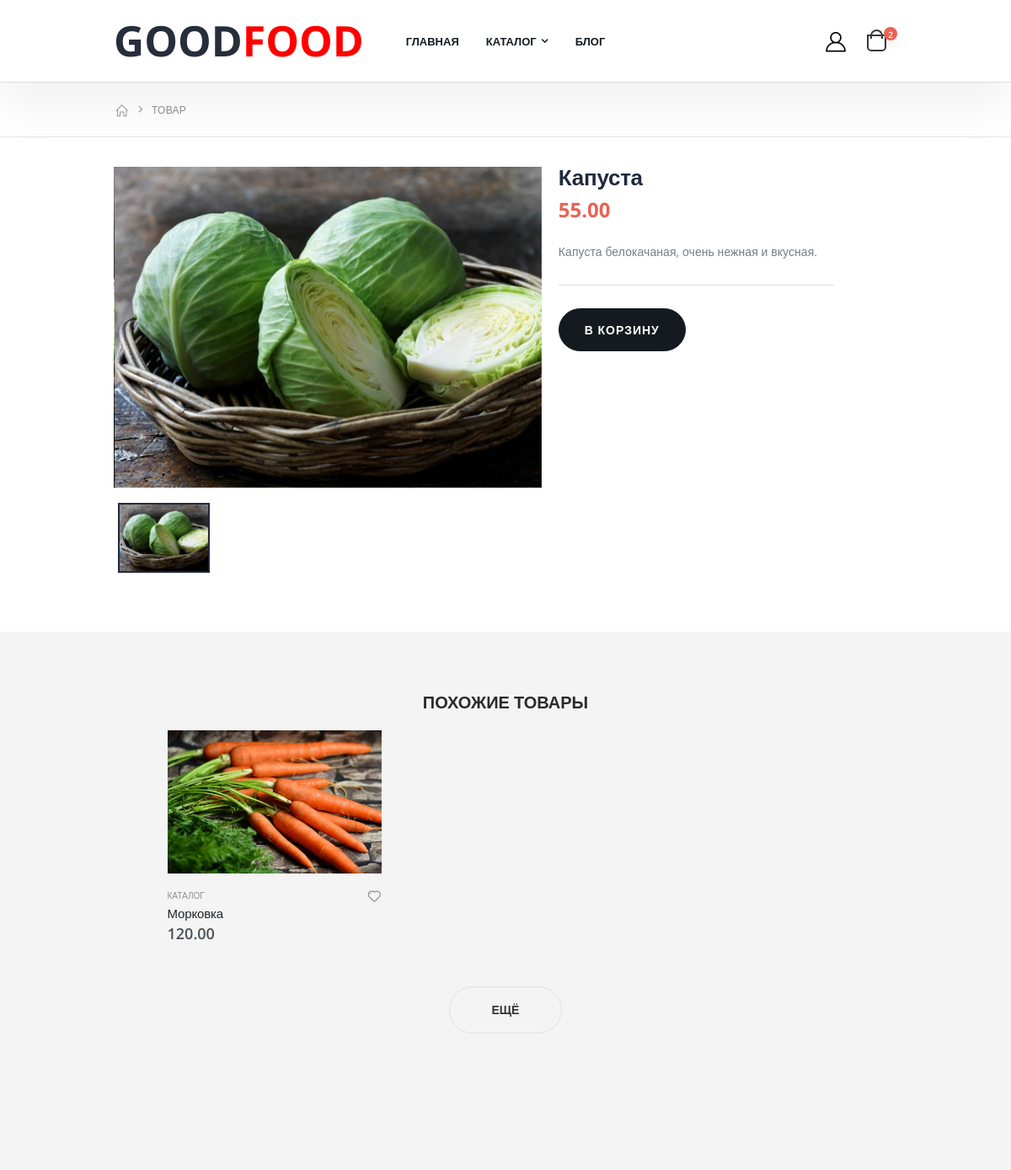
The app's page /product/4/ (upper part), older data.
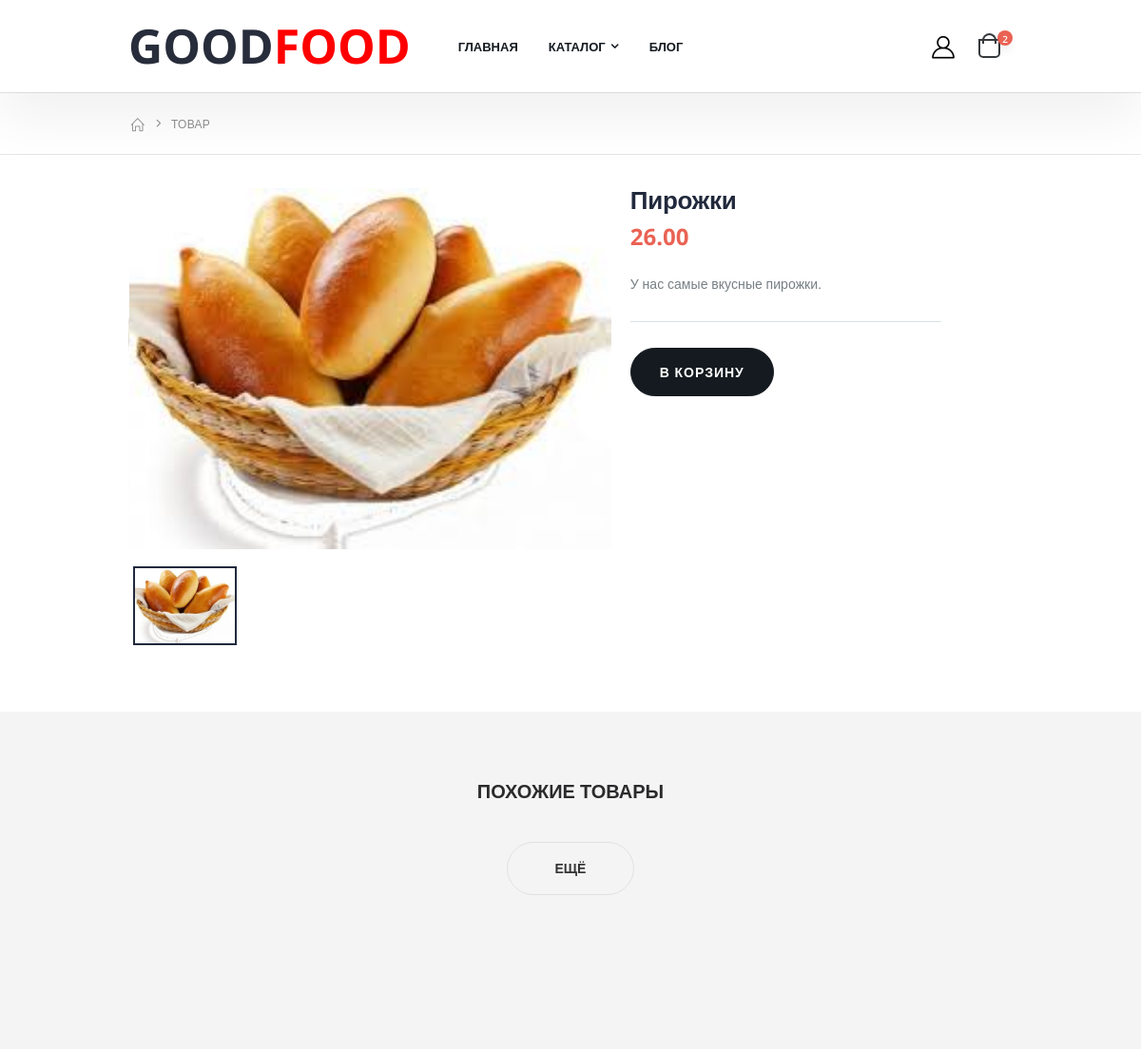
The same page, newer data.
### shop/models.py (models this page shows, shortened)
class Image(models.Model):
    image = models.ImageField(upload_to='images')
    product = models.ForeignKey('Product', on_delete=models.CASCADE)

class Product(models.Model):
    name = models.CharField(max_length=30)
    price = models.DecimalField(decimal_places=2, max_digits=6)
    description = models.TextField()
    category = models.ForeignKey('Category', on_delete=models.CASCADE)
    chosen = models.BooleanField(default=False)
    slider = models.BooleanField(default=False)

### shop/views.py (the view)
# urls.py: path('product/<int:product_id>/', views.product, name='product'),
def product(request, product_id):
    product = Product.objects.get(id=product_id)
    similar_products = Product.objects.filter(category=product.category)\
        .exclude(id=product_id).order_by('chosen')
    return render(request, 'product.html', {'product': product,
                                            'similar_products': similar_products})

### templates/product.html (shortened to what the changed rows need)
{% extends "index.html" %}
{% load static %}
{% block content %}
        <main class="main">
            <div class="container">
                <div class="row row-sm">
                    <div class="col-lg-12">
                        <div class="product-single-container product-single-default">
                            <div class="row row-sm">
                                <div class="col-lg-7 col-md-6 product-single-gallery">
                                    <div class="product-slider-container product-item">
                                        <div class="product-single-carousel owl-carousel owl-theme">
                                            {% for element in product.image_set.all %}
                                            <div class="product-item">
                                                <img class="product-single-image" src="{{ element.image.url }}" data-zoom-image="{{ element.image.url }}"/>
                                            </div>
                                            {% endfor %}
                                        </div>
                                    </div>
                                    <div class="prod-thumbnail row owl-dots" id='carousel-custom-dots'>
                                        {% for element in product.image_set.all %}
                                        <div class="col-3 owl-dot">
                                            <img src="{{ element.image.url }}"/>
                                        </div>
                                        {% endfor %}
                                    </div>
                                </div>
                                <div class="col-md-6 col-lg-5-more">
                                    <div class="product-single-details">
                                        <h1 class="product-title">{{ product.name }}</h1>
                                        <div class="price-box">
                                            <span class="product-price">{{ product.price }}</span>
                                        </div>
                                        <div class="product-desc">
                                            <p>{{ product.description }}</p>
                                        </div>
                                        <div class="product-action">
                                            <a class="btn btn-dark" href="{% url 'shop:cart' product.id %}">в корзину</a>
                                        </div>
                                    </div>
                                </div>
                            </div>
                        </div>
                    </div>
                </div>
            </div>
            <div class="featured-section">
                <div class="container">
                    <div class="product-panel">
                        <h2 class="section-title">ПОХОЖИЕ ТОВАРЫ</h2>
                        <div class="row row-sm product-ajax-grid">
                            {% for element in similar_products %}
                            <div class="col-6 col-md-4">
                                <div class="product-default inner-quickview inner-icon">
                                    <figure>
                                        <a href="{% url 'shop:product' element.id %}">
                                            <img src="{{ element.image_set.first.image.url }}">
                                        </a>
                                        <div class="btn-icon-group">
                                            <a href="{% url 'shop:cart' element.id %}"><button class="btn-icon btn-add-cart" data-toggle="modal" data-target="#addCartModal"></button></a>
                                        </div>
                                    </figure>
                                    <div class="product-details">
                                        <div class="category-wrap">
                                            <div class="category-list">
                                                <a href="{% url 'shop:catalog' %}" class="product-category">Каталог</a>
                                            </div>
                                            <a href="#" class="btn-icon-wish"><i class="icon-heart"></i></a>
                                        </div>
                                        <h2 class="product-title">
                                            <a href="{% url 'shop:product' element.id %}">{{ element.name }}</a>
                                        </h2>
                                        <div class="price-box">
                                            <span class="product-price">{{ element.price }}</span>
                                        </div>
                                    </div>
                                </div>
                            </div>
                            {% endfor %}
                        </div>
                    </div>
                </div>
            </div>
        </main>
{% endblock content %}

Row changes from the older to the newer data that the page shows:
removed Image: image (picture)
no longer on this page (row edited): Product: image_set.first.image (picture), name "Морковка", price "120.00"
added Image: image (picture)
changed Product: name "Капуста" → "Пирожки"; price "55.00" → "26.00"; description "Капуста белокачаная, очень нежная и вкусная." → "У нас самые вкусные пирожки."
